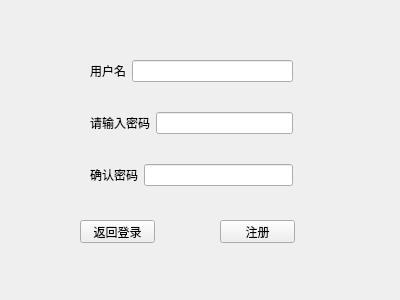
<?xml version="1.0" encoding="UTF-8"?>
<ui version="4.0">
 <class>RegisterWindow</class>
 <widget class="QWidget" name="RegisterWindow">
  <property name="geometry">
   <rect>
    <x>0</x>
    <y>0</y>
    <width>400</width>
    <height>300</height>
   </rect>
  </property>
  <property name="windowTitle">
   <string>Form</string>
  </property>
  <widget class="QPushButton" name="btnToLogin">
   <property name="geometry">
    <rect>
     <x>80</x>
     <y>220</y>
     <width>75</width>
     <height>23</height>
    </rect>
   </property>
   <property name="text">
    <string>返回登录</string>
   </property>
  </widget>
  <widget class="QPushButton" name="btnRegister">
   <property name="geometry">
    <rect>
     <x>220</x>
     <y>220</y>
     <width>75</width>
     <height>23</height>
    </rect>
   </property>
   <property name="text">
    <string>注册</string>
   </property>
  </widget>
  <widget class="QLabel" name="lblRegTip">
   <property name="geometry">
    <rect>
     <x>90</x>
     <y>260</y>
     <width>201</width>
     <height>16</height>
    </rect>
   </property>
   <property name="text">
    <string/>
   </property>
  </widget>
  <widget class="QWidget" name="layoutWidget">
   <property name="geometry">
    <rect>
     <x>90</x>
     <y>60</y>
     <width>203</width>
     <height>126</height>
    </rect>
   </property>
   <layout class="QVBoxLayout" name="verticalLayout">
    <item>
     <layout class="QHBoxLayout" name="horizontalLayout">
      <item>
       <widget class="QLabel" name="label">
        <property name="text">
         <string>用户名</string>
        </property>
       </widget>
      </item>
      <item>
       <widget class="QLineEdit" name="leRegUsername"/>
      </item>
     </layout>
    </item>
    <item>
     <spacer name="verticalSpacer">
      <property name="orientation">
       <enum>Qt::Orientation::Vertical</enum>
      </property>
      <property name="sizeHint" stdset="0">
       <size>
        <width>20</width>
        <height>18</height>
       </size>
      </property>
     </spacer>
    </item>
    <item>
     <layout class="QHBoxLayout" name="horizontalLayout_2">
      <item>
       <widget class="QLabel" name="label_2">
        <property name="text">
         <string>请输入密码</string>
        </property>
       </widget>
      </item>
      <item>
       <widget class="QLineEdit" name="leRegPassword">
        <property name="echoMode">
         <enum>QLineEdit::EchoMode::Password</enum>
        </property>
       </widget>
      </item>
     </layout>
    </item>
    <item>
     <spacer name="verticalSpacer_2">
      <property name="orientation">
       <enum>Qt::Orientation::Vertical</enum>
      </property>
      <property name="sizeHint" stdset="0">
       <size>
        <width>20</width>
        <height>13</height>
       </size>
      </property>
     </spacer>
    </item>
    <item>
     <layout class="QHBoxLayout" name="horizontalLayout_3">
      <item>
       <widget class="QLabel" name="label_3">
        <property name="text">
         <string>确认密码</string>
        </property>
       </widget>
      </item>
      <item>
       <widget class="QLineEdit" name="leRegConfirmPwd">
        <property name="echoMode">
         <enum>QLineEdit::EchoMode::Password</enum>
        </property>
       </widget>
      </item>
     </layout>
    </item>
   </layout>
  </widget>
 </widget>
 <resources/>
 <connections/>
</ui>
